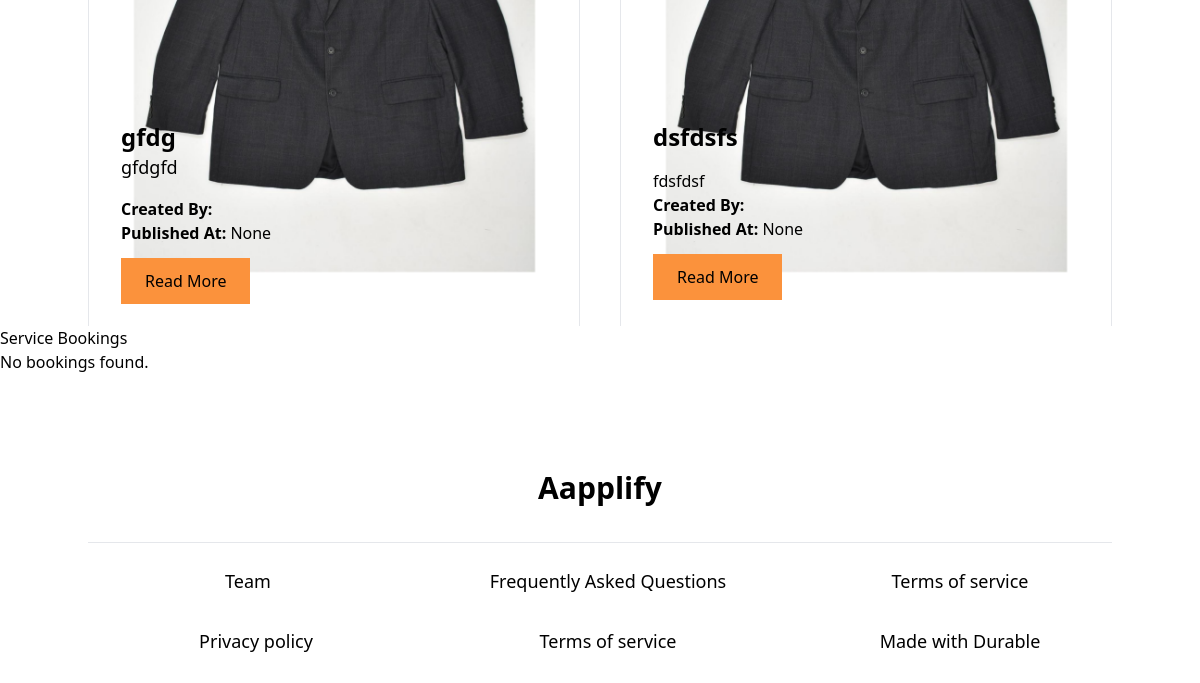
The app's page /profile/ (signed in, lower part), older data.
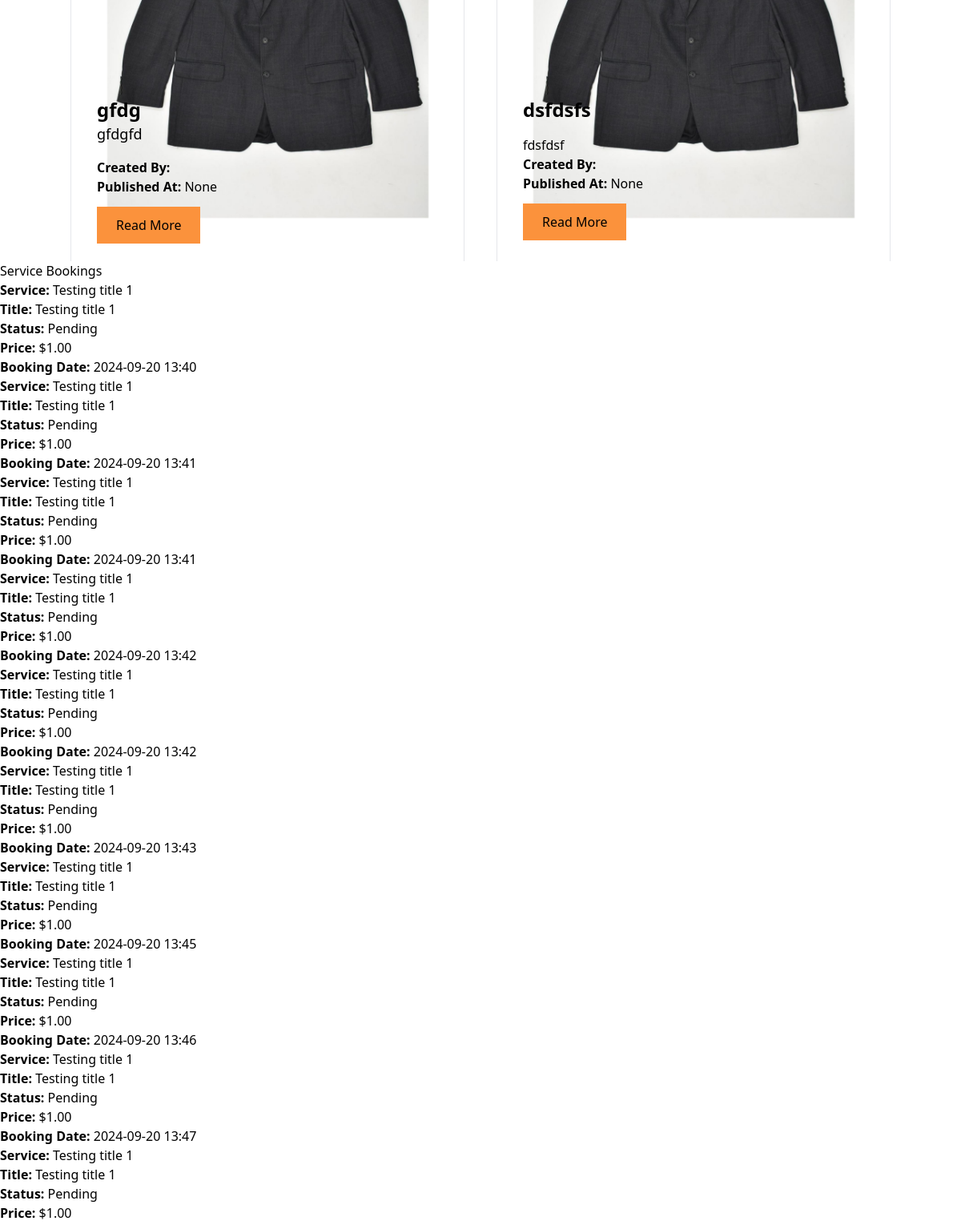
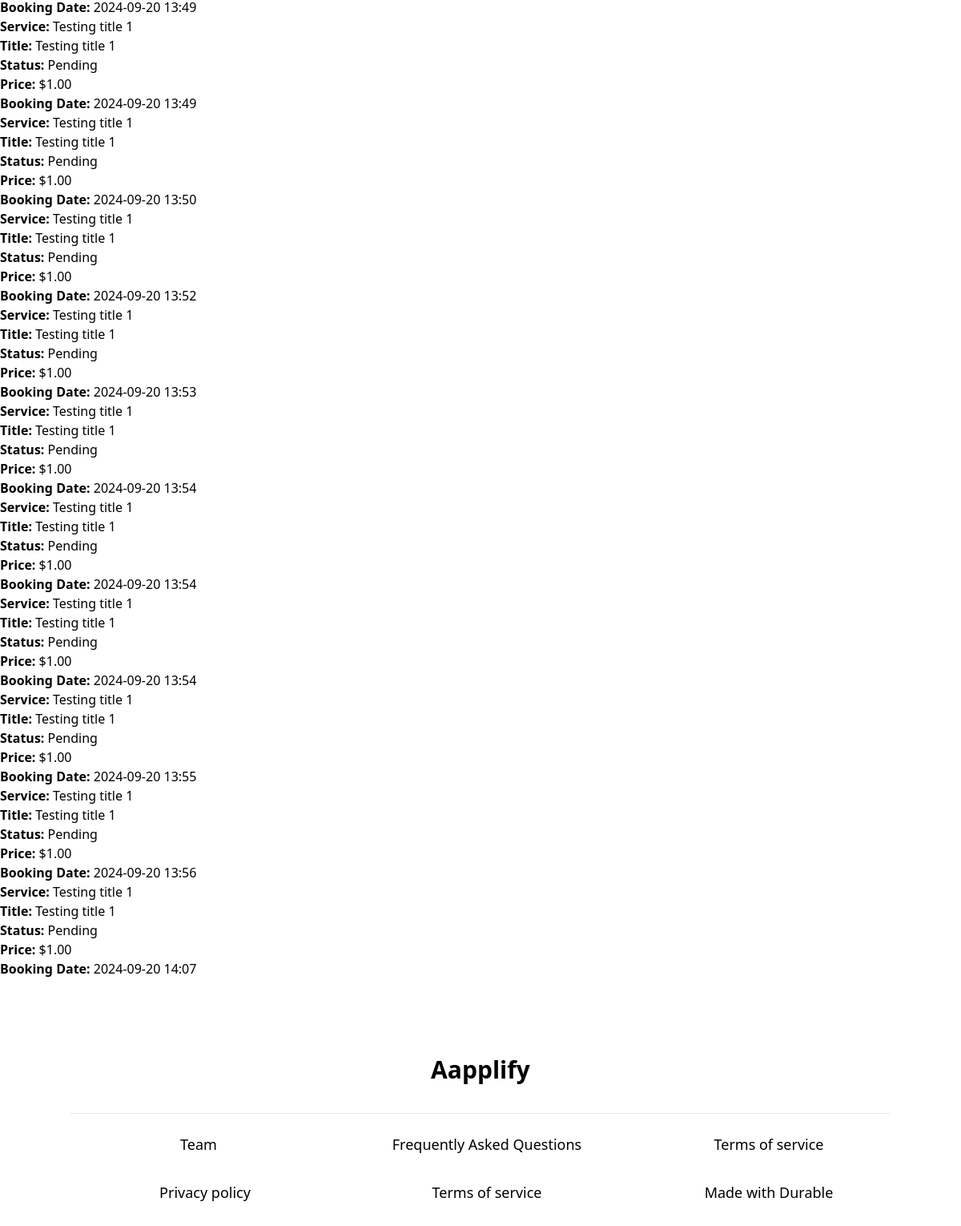
The same page, newer data (2 pictures, top to bottom).
### mainapp/models.py (models this page shows, shortened)
class BlogPost(BaseModel):
    title = models.CharField(_("Blog Title"), max_length=255, unique=True)
    slug = models.SlugField(_("Blog Slug"), unique=True)
    thumbnail = models.ImageField(_("Blog Thumbnail"), upload_to='blog/')
    created_by = models.ForeignKey("authentication.User", verbose_name=_("Created By The User"), on_delete=models.CASCADE)
    body = CKEditor5Field('Text', config_name='extends')
    is_accepted = models.BooleanField(_("Blog accepted"), default=False)
    published_at = models.DateTimeField(blank=True, null=True)
    class Meta:
        ordering = ['-published_at']

class ServiceBooking(BaseModel):
    service = models.ForeignKey(Service, on_delete=models.CASCADE, related_name='bookings')
    user = models.ForeignKey('authentication.User', on_delete=models.CASCADE, related_name='service_bookings')
    booking_date = models.DateTimeField(_("Booking Date"), auto_now_add=True)
    status = models.CharField(_("Status"), max_length=20, choices=[
        ('pending', 'Pending'),
        ('confirmed', 'Confirmed'),
        ('completed', 'Completed'),
        ('cancelled', 'Cancelled')
    ], default='pending')
    title = models.CharField(_("Title"), max_length=255)
    price = models.DecimalField(_("Price"), max_digits=10, decimal_places=2)

class Service(BaseModel):
    title = models.CharField(_("Title"), max_length=255)
    short_description = models.TextField(_("Short Description"))
    price = models.DecimalField(_("Price"), max_digits=10, decimal_places=2)
    thumbnail_img = models.ImageField(_("Thumbnail Image"), upload_to='thumbnails/', height_field=None, width_field=None, max_length=None)
    description = models.TextField(_("Description"))

### mainapp/views.py (the view)
# urls.py: path('profile/', ProfileView.as_view(), name='main_profile'),
class ProfileView(View):
    def get(self, request):
        profile = get_object_or_404(User, email=request.user)
        blogs = BlogPost.objects.filter(created_by=profile)
        booking = ServiceBooking.objects.filter(user=profile)
        context = {
        'profile': profile,
        'blogs': blogs,
        'booking': booking,
            }
        return render(request, 'pages/profile.html', context)

### authentication/models.py (called while the page is built)
    def __str__(self):
        return self.email

### templates/pages/profile.html (shortened to what this page needs)
{% extends "mainbase.html" %}
{% load static %}
{% block content %}
    {% include "pages/profile/blog.html" %}
    {% include "pages/profile/orders.html" %}
{% endblock content %}

### templates/pages/profile/blog.html (shortened to what this page needs)
{% load static %}
{% load static thumbnail %}
<section id="user-blogs" class="container">
    <div class="grid xl:grid-cols-3 md:grid-cols-2 gap-10 pt-12">
        {% for blog in blogs %}
        <div class="border">
            <div class="w-full h-96 pb-8">
                {% thumbnail blog.thumbnail "300x300" crop="center" as im %}
                    <img src="{{ im.url }}" width="{{ im.width }}" height="{{ im.height }}">
                {% endthumbnail %}
            </div>
            <div class="p-8">
                <h2 class="text-2xl font-semibold">{{ blog.title }}</h2>
                <p class="text-lg pb-4">{{ blog.body|truncatewords:30|safe }}</p>
                <p><strong>Created By:</strong> {{ blog.created_by.username }}</p>
                <p><strong>Published At:</strong> {{ blog.published_at }}</p>
                <div class="py-3"></div>
                <a class="bg-orange-400 py-3 px-6" href="{% url 'blog-detail' blog.id %}">Read More</a>
            </div>
        </div>
        {% empty %}
            <p>No blog posts available.</p>
        {% endfor %}
    </div>
</section>

### templates/pages/profile/orders.html
{% load static %}
<section id="service-bookings">
    <h2>Service Bookings</h2>
    {% if booking %}
        <ul>
            {% for book in booking %}
                <li>
                    <strong>Service:</strong> {{ book.service.title }}<br>
                    <strong>Title:</strong> {{ book.title }}<br>
                    <strong>Status:</strong> {{ book.get_status_display }}<br>
                    <strong>Price:</strong> ${{ book.price }}<br>
                    <strong>Booking Date:</strong> {{ book.booking_date|date:"Y-m-d H:i" }}
                </li>
            {% endfor %}
        </ul>
    {% else %}
        <p>No bookings found.</p>
    {% endif %}
</section>

Row changes from the older to the newer data that the page shows:
added ServiceBooking: service "Testing title 1", title "Testing title 1", status "Pending", price "1.00", booking_date "2024-09-20 13:40"
added ServiceBooking: service "Testing title 1", title "Testing title 1", status "Pending", price "1.00", booking_date "2024-09-20 13:41"
added ServiceBooking: service "Testing title 1", title "Testing title 1", status "Pending", price "1.00", booking_date "2024-09-20 13:41"
added ServiceBooking: service "Testing title 1", title "Testing title 1", status "Pending", price "1.00", booking_date "2024-09-20 13:42"
added ServiceBooking: service "Testing title 1", title "Testing title 1", status "Pending", price "1.00", booking_date "2024-09-20 13:42"
added ServiceBooking: service "Testing title 1", title "Testing title 1", status "Pending", price "1.00", booking_date "2024-09-20 13:43"
added ServiceBooking: service "Testing title 1", title "Testing title 1", status "Pending", price "1.00", booking_date "2024-09-20 13:45"
added ServiceBooking: service "Testing title 1", title "Testing title 1", status "Pending", price "1.00", booking_date "2024-09-20 13:46"
added ServiceBooking: service "Testing title 1", title "Testing title 1", status "Pending", price "1.00", booking_date "2024-09-20 13:47"
added ServiceBooking: service "Testing title 1", title "Testing title 1", status "Pending", price "1.00", booking_date "2024-09-20 13:49"
added ServiceBooking: service "Testing title 1", title "Testing title 1", status "Pending", price "1.00", booking_date "2024-09-20 13:49"
added ServiceBooking: service "Testing title 1", title "Testing title 1", status "Pending", price "1.00", booking_date "2024-09-20 13:50"
added ServiceBooking: service "Testing title 1", title "Testing title 1", status "Pending", price "1.00", booking_date "2024-09-20 13:52"
added ServiceBooking: service "Testing title 1", title "Testing title 1", status "Pending", price "1.00", booking_date "2024-09-20 13:53"
added ServiceBooking: service "Testing title 1", title "Testing title 1", status "Pending", price "1.00", booking_date "2024-09-20 13:54"
added ServiceBooking: service "Testing title 1", title "Testing title 1", status "Pending", price "1.00", booking_date "2024-09-20 13:54"
added ServiceBooking: service "Testing title 1", title "Testing title 1", status "Pending", price "1.00", booking_date "2024-09-20 13:54"
added ServiceBooking: service "Testing title 1", title "Testing title 1", status "Pending", price "1.00", booking_date "2024-09-20 13:55"
added ServiceBooking: service "Testing title 1", title "Testing title 1", status "Pending", price "1.00", booking_date "2024-09-20 13:56"
added ServiceBooking: service "Testing title 1", title "Testing title 1", status "Pending", price "1.00", booking_date "2024-09-20 14:07"
Text that changed along with them:
text no longer shown: "No bookings found."
